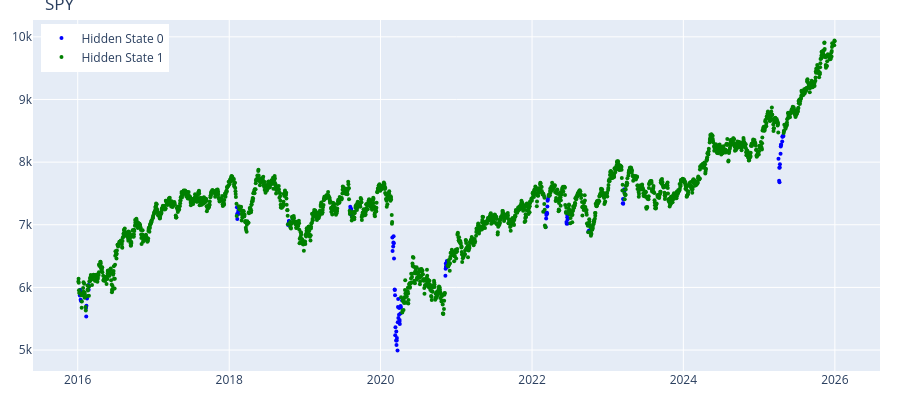
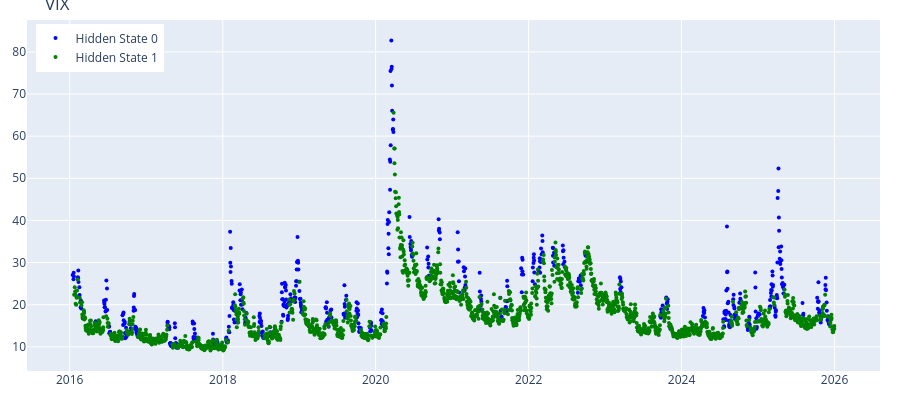

Source (notebook cell) for these figures, in order:
### Code cell
spy_states_pred_hmm = feed_forward_training(spy_hmm_model,params,spy_data[1],split_index, 20)
vix_states_pred_hmm = feed_forward_training(vix_hmm_model,params,vix_data[1],split_index, 20)
n225_states_pred_hmm = feed_forward_training(n225_hmm_model,params,n225_data[1],split_index, 20)

print(spy_states_pred_hmm)
plot_hidden_states(np.array(spy_states_pred_hmm), spy_data[0][['Close']][split_index:],"SPY")
plot_hidden_states(np.array(vix_states_pred_hmm), vix_data[0][['Close']][split_index:],"VIX")
plot_hidden_states(np.array(n225_states_pred_hmm), n225_data[0][['Close']][split_index:],"N225")
